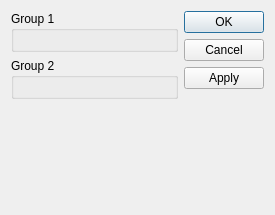
<?xml version="1.0" encoding="UTF-8"?>
<ui version="4.0">
 <class>DialogFaulhaberMCS</class>
 <widget class="QDialog" name="DialogFaulhaberMCS">
  <property name="geometry">
   <rect>
    <x>0</x>
    <y>0</y>
    <width>275</width>
    <height>215</height>
   </rect>
  </property>
  <property name="windowTitle">
   <string>Dialog</string>
  </property>
  <layout class="QHBoxLayout" name="horizontalLayout_2">
   <item>
    <layout class="QVBoxLayout" name="verticalLayout">
     <item>
      <widget class="QGroupBox" name="group1">
       <property name="title">
        <string>Group 1</string>
       </property>
       <layout class="QHBoxLayout" name="horizontalLayout"/>
      </widget>
     </item>
     <item>
      <widget class="QGroupBox" name="group2">
       <property name="title">
        <string>Group 2</string>
       </property>
       <layout class="QGridLayout" name="gridLayout"/>
      </widget>
     </item>
     <item>
      <spacer name="verticalSpacer">
       <property name="orientation">
        <enum>Qt::Vertical</enum>
       </property>
       <property name="sizeHint" stdset="0">
        <size>
         <width>20</width>
         <height>40</height>
        </size>
       </property>
      </spacer>
     </item>
    </layout>
   </item>
   <item>
    <widget class="QDialogButtonBox" name="buttonBox">
     <property name="locale">
      <locale language="German" country="Germany"/>
     </property>
     <property name="orientation">
      <enum>Qt::Vertical</enum>
     </property>
     <property name="standardButtons">
      <set>QDialogButtonBox::Apply|QDialogButtonBox::Cancel|QDialogButtonBox::Ok</set>
     </property>
    </widget>
   </item>
  </layout>
 </widget>
 <resources/>
 <connections/>
</ui>
